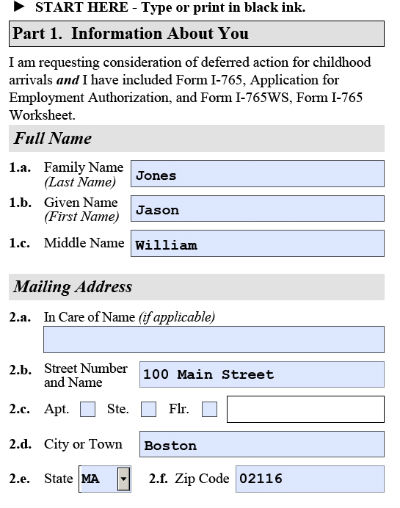
#> input picture sample-form.jpg, 400 x 508 px, given in place of Pic-d111.png, which was not available
$ python CVOCR.py   (older library calls are emulated)
#> lines starting #> are read from the running program, lines starting #| are printed output that depends on the picture; after the words box and inside, x2 and y2 are one past the last pixel; in counts of white or black regions, pixels touching at a corner belong together; pictures that were not available may be replaced by others from this repository, and a replacement may not be noted
# import the necessary packages
import numpy as np
import argparse
import imutils
import cv2
import sys
import os
import csv
from PIL import Image
from numpy import genfromtxt
from sklearn import datasets, svm, metrics

# api is automatically finalized when used in a with-statement (context manager).
# otherwise api.End() should be explicitly called when it's no longer needed.


#https://www.quora.com/How-can-I-detect-an-object-from-static-image-and-crop-it-from-the-image-using-openCV
#https://stackoverflow.com/questions/9413216/simple-digit-recognition-ocr-in-opencv-python

# load the puzzle and waldo images
#imgwork = cv2.imread("ocrsample.JPG")
### loop over varying widths to resize the image to
# [10 lines of commented-out code are left out]


im = cv2.imread('Pic-d111.png')
#> im is the input picture: shape (508, 400, 3); mean B, G, R 233.5, 228.6, 226.3
im3 = im.copy()
imorg = im.copy()

#im = imutils.resize(im, height = 300)

gray = cv2.cvtColor(im,cv2.COLOR_BGR2GRAY)
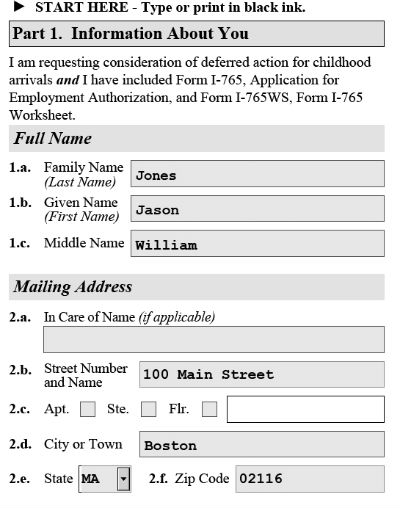
#> gray: shape (508, 400); min 0, max 255, mean 228.4
blur = cv2.GaussianBlur(gray,(5,5),0)
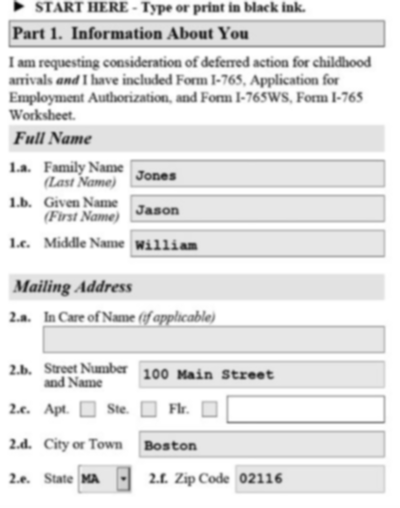
#> blur: shape (508, 400); min 3, max 255, mean 228.4
thresh = cv2.adaptiveThreshold(blur,255,1,1,11,2)
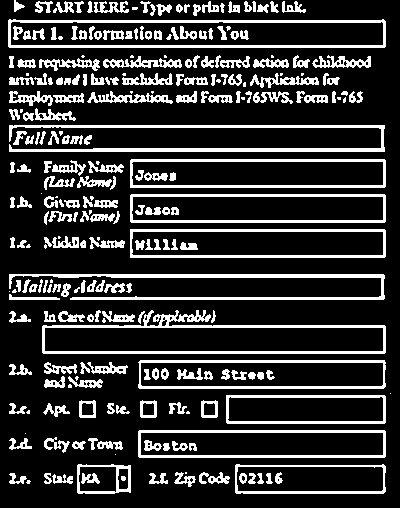
#> thresh: shape (508, 400); 19.8% white; 263 white regions (44 under 20 px)
#thresh = imutils.skeletonize(thresh, size=(3, 3))
#cv2.imshow("blur",blur)
#cv2.imshow("thresh",thresh)

#################      Now finding Contours         ###################

im2, contours,hierarchy = cv2.findContours(thresh,cv2.RETR_LIST,cv2.CHAIN_APPROX_SIMPLE)
#> contours = 456 contours, 234 with area under 20; largest, box (x1, y1, x2, y2) and area: (8, 19, 386, 48) 10184, (42, 310, 386, 354) 9958, (10, 21, 384, 46) 8594, (44, 327, 384, 352) 8134, (130, 229, 386, 258) 7139
rc = 1
samples =  np.empty((0,100))
responses = []
keys = [i for i in range(48,58)]
print(len(contours))
#| 456

idx = 0
y2 = 0
for c in contours:

    x,y,w,h = cv2.boundingRect(c)
#> x = 26; y = 480; w = 5; h = 4
    #if w>40 and h>50:
    #print(y2-y)


    #if w>30 and h>40 and h<100 and (y2-y) > 3:
    if w>30 and h>40 and h<90 and (y2-y) > 3:
    #if idx >=0:
                imtemp = imorg.copy()
                cv2.rectangle(imtemp,(x,y),(x+w,y+h),(0,0,255),2)
                #cv2.imshow('Dmark' + str(rc) + '.png',imtemp)
                cv2.imwrite('Dmark' + str(rc) + '.png',imtemp)


                idx+=1
                print(str(idx) + " x = " + str(x) + " y = " + str(y) + " w = " + str(w) + " h = " + str(h))
                new_img=im[y:y+h,x:x+w]
                cv2.imwrite('Dval' + str(rc) + '.png',new_img)
                rc = rc + 1
                #cv2.imshow(str(idx) + '.png',new_img)
                gray3 = cv2.cvtColor(new_img,cv2.COLOR_BGR2GRAY)
                blur3 = cv2.GaussianBlur(gray3,(5,5),0)
                thresh3 = cv2.adaptiveThreshold(blur3,255,1,1,11,2)
                im3, contours3,hierarchy3 = cv2.findContours(thresh3,cv2.RETR_LIST,cv2.CHAIN_APPROX_SIMPLE)
                print(len(contours3))
                for c3 in contours3:
                    x3,y3,w3,h3 = cv2.boundingRect(c3)
                    if w3 > 10 and w3 < 100 and h3>20:

                        #print(str(w3))
                        new_img3=im3[y3:y3+h3,x3:x3+w3]
                        cv2.imwrite('temp.png',new_img3)
                        #cv2.imshow(str(idx) + str(w3) + '.png',new_img3)
                        basewidth = 10
                        img6 = Image.open('temp.png')
                        wpercent = (basewidth/float(img6.size[0]))
                        hsize = int((float(img6.size[1])*float(wpercent)))
                        img6 = img6.resize((50,50), Image.ANTIALIAS)
                        #img6.save('temp2.png')

                        #img_file = Image.open('temp2.png')
                        img_file = img6
                        # img_file.show()

                        # get original image parameters...
                        width, height = img_file.size
                        format = img_file.format
                        mode = img_file.mode

                        # Make image Greyscale
                        img_grey = img_file.convert('L')
                        #img_grey.save('result.png')
                        #img_grey.show()

                        # Save Greyscale values
                        value = np.asarray(img_grey.getdata(), dtype=np.int).reshape((img_grey.size[1], img_grey.size[0]))
                        value = value.flatten()
                        #print(value)
                        with open("img_pixels.csv", 'a') as f:
                            writer = csv.writer(f)
                            writer.writerow(value)


    y2=y
#> y2 = 480
    #cv2.imwrite(str(idx) + " x = " + str(x) + " y = " + str(y) + " w = " + str(w) + " h = " + str(h) + '.png', new_img)


my_data = genfromtxt('img_pixels.csv', delimiter=',')

print(len(my_data))
i =0
for myitem in my_data:
    i= i +1
    my_data7 = myitem.reshape((50,50))
    #print(my_data7)
    #cv2.imshow(str(i) + '.png',my_data7)

clf = svm.SVC(gamma=0.001)
traindata = np.arange(len(my_data))
clf.fit(my_data,traindata)

prediction = clf.predict(my_data[1:2])
print("predicted digit -> ", prediction)


# [27 lines of commented-out code are left out]
